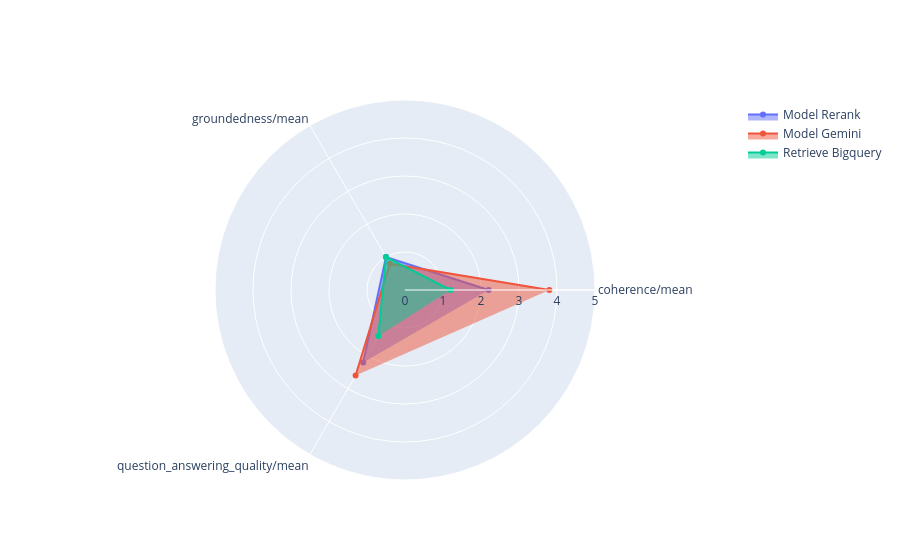
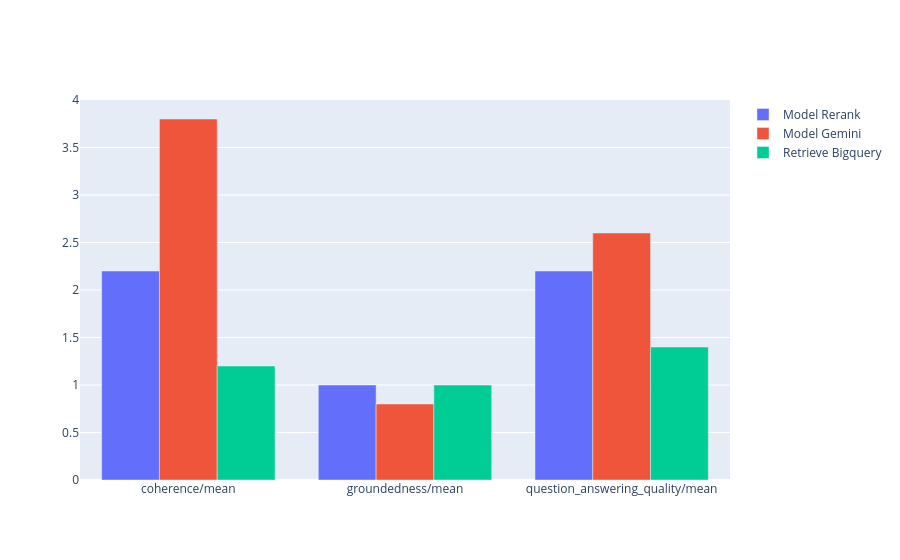

Notebook code for these charts, in order:
### Code cell
#------------- Visualize evaluation results -------------
eval_results = []
eval_results.append(
    ("Model Rerank", result_rag_rerank.summary_metrics, result_rag_rerank.metrics_table)
)    
eval_results.append(
    ("Model Gemini", result_rag_gemini.summary_metrics, result_rag_gemini.metrics_table)
)    
eval_results.append(
    ("Retrieve Bigquery", result_rag_bigquery.summary_metrics, result_rag_bigquery.metrics_table)
)  

plot_radar_plot(
    eval_results,
    metrics=[
        f"{metric}/mean"
        # Edit your list of metrics here if you used other metrics in evaluation.
        for metric in [
            "coherence",
            "groundedness",
            "question_answering_quality",
            "pairwise_coherence",
            "pairwise_fluency",
            "pairwise_safety",
            "pairwise_question_answering_quality"
        ]
    ],
)    

plot_bar_plot(
    eval_results,
    metrics=[
        f"{metric}/mean"
        for metric in [
            "coherence",
            "groundedness",
            "question_answering_quality",
            "pairwise_coherence",
            "pairwise_fluency",
            "pairwise_safety",
            "pairwise_question_answering_quality"
        ]
    ],
)

### Figure 1 — Plotly figure (JSON) as saved in the notebook; plotly's stock layout.template omitted (floating-point values rounded to 4 significant figures)
{"data": [{"fill": "toself", "name": "Model Rerank", "r": [2.2, 1, 2.2], "theta": ["coherence/mean", "groundedness/mean", "question_answering_quality/mean"], "type": "scatterpolar"}, {"fill": "toself", "name": "Model Gemini", "r": [3.8, 0.8, 2.6], "theta": ["coherence/mean", "groundedness/mean", "question_answering_quality/mean"], "type": "scatterpolar"}, {"fill": "toself", "name": "Retrieve Bigquery", "r": [1.2, 1, 1.4], "theta": ["coherence/mean", "groundedness/mean", "question_answering_quality/mean"], "type": "scatterpolar"}], "layout": {"polar": {"radialaxis": {"range": [0, 5], "visible": true}}, "showlegend": true}}

### Figure 2 — Plotly figure (JSON) as saved in the notebook; plotly's stock layout.template omitted (floating-point values rounded to 4 significant figures)
{"data": [{"name": "Model Rerank", "type": "bar", "x": ["coherence/mean", "groundedness/mean", "question_answering_quality/mean"], "y": [2.2, 1, 2.2]}, {"name": "Model Gemini", "type": "bar", "x": ["coherence/mean", "groundedness/mean", "question_answering_quality/mean"], "y": [3.8, 0.8, 2.6]}, {"name": "Retrieve Bigquery", "type": "bar", "x": ["coherence/mean", "groundedness/mean", "question_answering_quality/mean"], "y": [1.2, 1, 1.4]}], "layout": {"barmode": "group"}}
